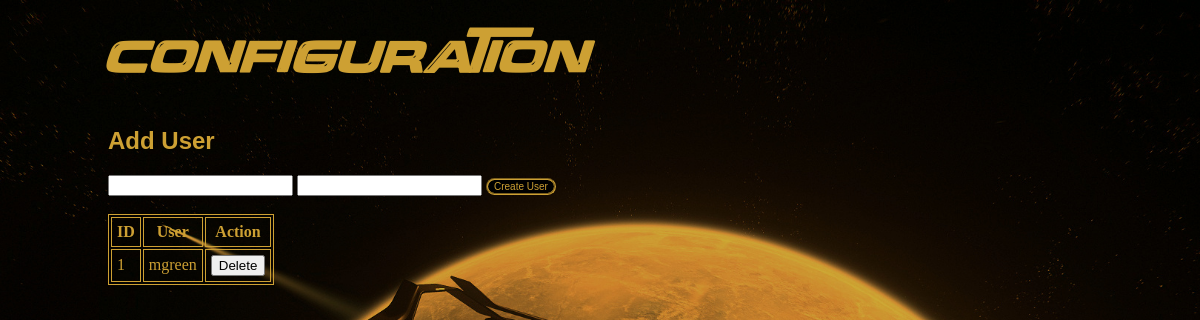
Before: /config with the older database file.
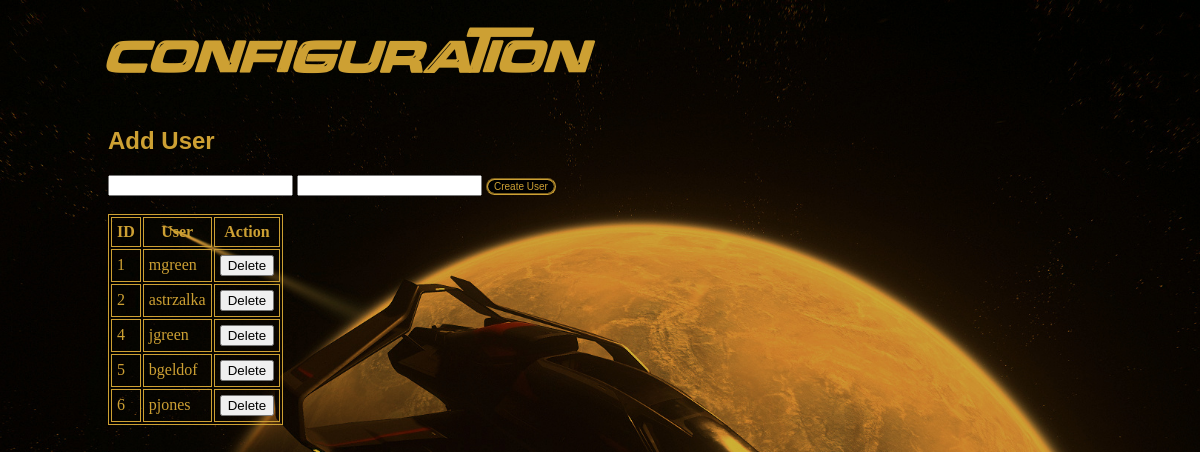
After: the same page with the newer database file.
### tables this page shows
CREATE TABLE users (
    id INTEGER PRIMARY KEY AUTOINCREMENT,
    username TEXT,
    password TEXT
);

### app.py (the view, shortened to what this page needs)
@app.route("/config", methods=['GET', 'POST'])
def config():
    if request.method == 'GET':
        conn = sqlite3.connect('data/gleiseproject.db')
        cur = conn.cursor()
        cur.execute("SELECT * FROM users")
        users = cur.fetchall()
        return render_template('config.html', users=users)

### templates/config.html (shortened to what this page needs)
<!DOCTYPE HTML>
<html>
<head>
    <link rel="stylesheet" href="{{ url_for('static',filename='css/style.css') }}">
</head>
<body>
    <div class="container">
        <h1>Configuration</h1>
    </div>
    <div>
        <form action="/config" method="post">
            <h2>Add User</h2>
            <input type="text" id="username" name="username">
            <input type="password" id="password" name="password">
            <button type="submit" method="post" style="font-size: 10px;">Create User</button>
        </form>
    </div>
    <br>
    <table>
        <tr>
            <th>
                ID
            </th>
            <th>
                User
            </th>
            <th>
                Action
            </th>
        </tr>
        {% for row in users %}
        <tr>
            <td>
                {{ row[0] }}
            </td>
            <td>
                {{ row[1] }}
            </td>
            <td>
                <form id="deleteuser" action="/delete_user" method="post">
                    <input type="submit" value="Delete">
                </form>
            </td>
        </tr>
        {% endfor %}
    </table>
    <br>
</body>
</html>

### static/css/style.css (style rules this page uses)
html { background-color: black; background-image: url("../images/kosmos.jpg"); background-size: cover; background-position: center; height: 100%; margin-left: 100px; margin-right: 100px; overflow: hidden; }
h1 { font-family: 'Over There', sans-serif; color: #cda033; }
tr, th, td, table { color: #cda033; border-width: 1px; border-color: #cda033; font-family: Binary; border-style: solid; }
tr, th, td { padding: 5px; }
p, h2, h3, h4, h5, h6 { font-family: 'Binary', sans-serif; color: #cda033; }
.container { display: flex; justify-content: space-between; }
button { background-color: black; color: #cda033; font-size: 25px; border-radius: 50px; border-color: #cda033; border-style: groove; }

Changed rows visible on the page:
added users: id "2", username "astrzalka"
added users: id "4", username "jgreen"
added users: id "5", username "bgeldof"
added users: id "6", username "pjones"
